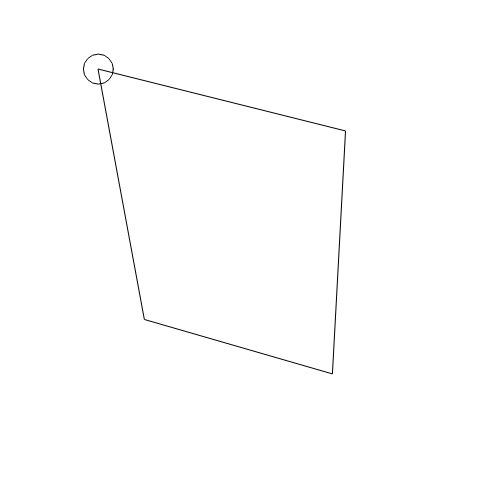
Frame 1 (no input)
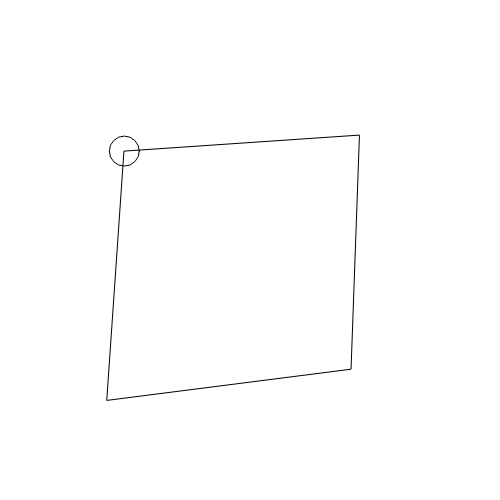
Frame 60 (no input)
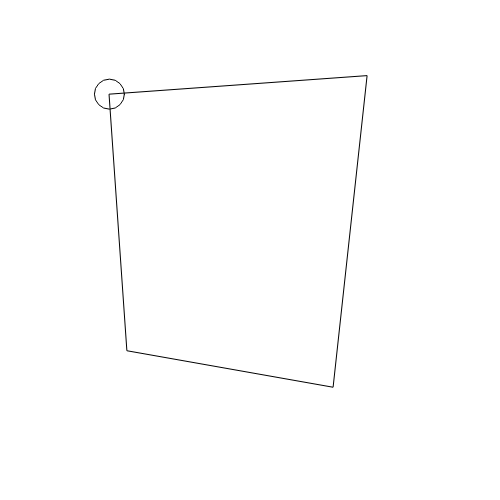
Frame 120 (the mouse pressed at the canvas centre since frame 60)

The p5.js sketch that drew these frames (run headless with seeded random() and noise() and a simulated clock; from frame 60 on, the mouse is pressed at the canvas centre):

// p5.js sketch
// ── sketch.js
let t = 0;
let timeSpeed = 0.1;

function setup() {
  createCanvas(500, 500);
  noFill();
}

function draw() {
  background(255);
  
  // Coordenadas y valores de ruido para el primer punto
  let x1 = width * 0.25;
  let y1 = height * 0.25;
  let n1 = ((noise(x1, y1, t)) - 0.5) * 2.0;
  let ny1 = ((noise(x1 + 100, y1, t)) - 0.5) * 2.0;
  let xoff1 = n1 * 100;
  let yoff1 = ny1 * 100;
  
  // Coordenadas y valores de ruido para el segundo punto
  let x2 = width * 0.75;
  let y2 = height * 0.25;
  let n2 = ((noise(x2, y2, t)) - 0.5) * 2.0;
  let ny2 = ((noise(x2 + 200, y1, t)) - 0.5) * 2.0;
  let xoff2 = n2 * 100;
  let yoff2 = ny2 * 100;
  
  // Coordenadas y valores de ruido para el tercer punto
  let x3 = width * 0.75;
  let y3 = height * 0.75;
  let n3 = ((noise(x3, y3, t)) - 0.5) * 2.0;
  let ny3 = ((noise(x3 + 300, y2, t)) - 0.5) * 2.0;
  let xoff3 = n3 * 100;
  let yoff3 = ny3 * 100;
  
  // Coordenadas y valores de ruido para el cuarto punto
  let x4 = width * 0.25;
  let y4 = height * 0.75;
  let n4 = ((noise(x4, y4, t)) - 0.5) * 2.0;
  let ny4 = ((noise(x4 + 400, y4, t)) - 0.5) * 2.0;
  let xoff4 = n4 * 100;
  let yoff4 = ny4 * 100;
  
  // Dibuja el cuadrilátero basado en las coordenadas y desplazamientos calculados
  quad(x1 + xoff1, y1 + yoff1, x2 + xoff2, y2 + yoff2, x3 + xoff3, y3 + yoff3, x4 + xoff4, y4 + yoff4);
  
  // Dibuja un círculo en el primer punto
  circle(x1 + xoff1, y1 + yoff1, 30);
  
  // Actualiza el tiempo para el siguiente frame
  t += timeSpeed;
}
